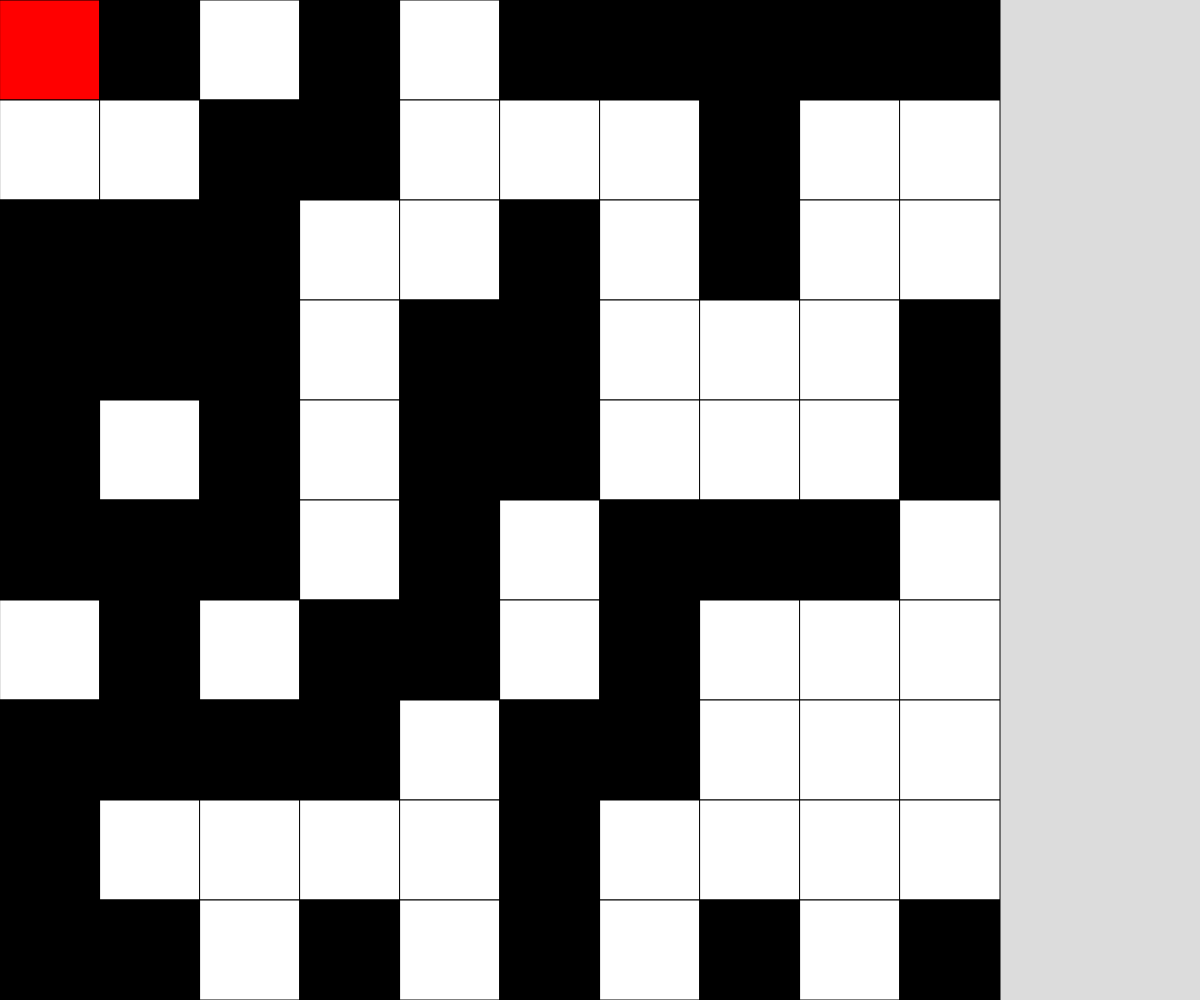
Frame 1 (no input)
Frame 60 (no input): identical to frame 1, image omitted
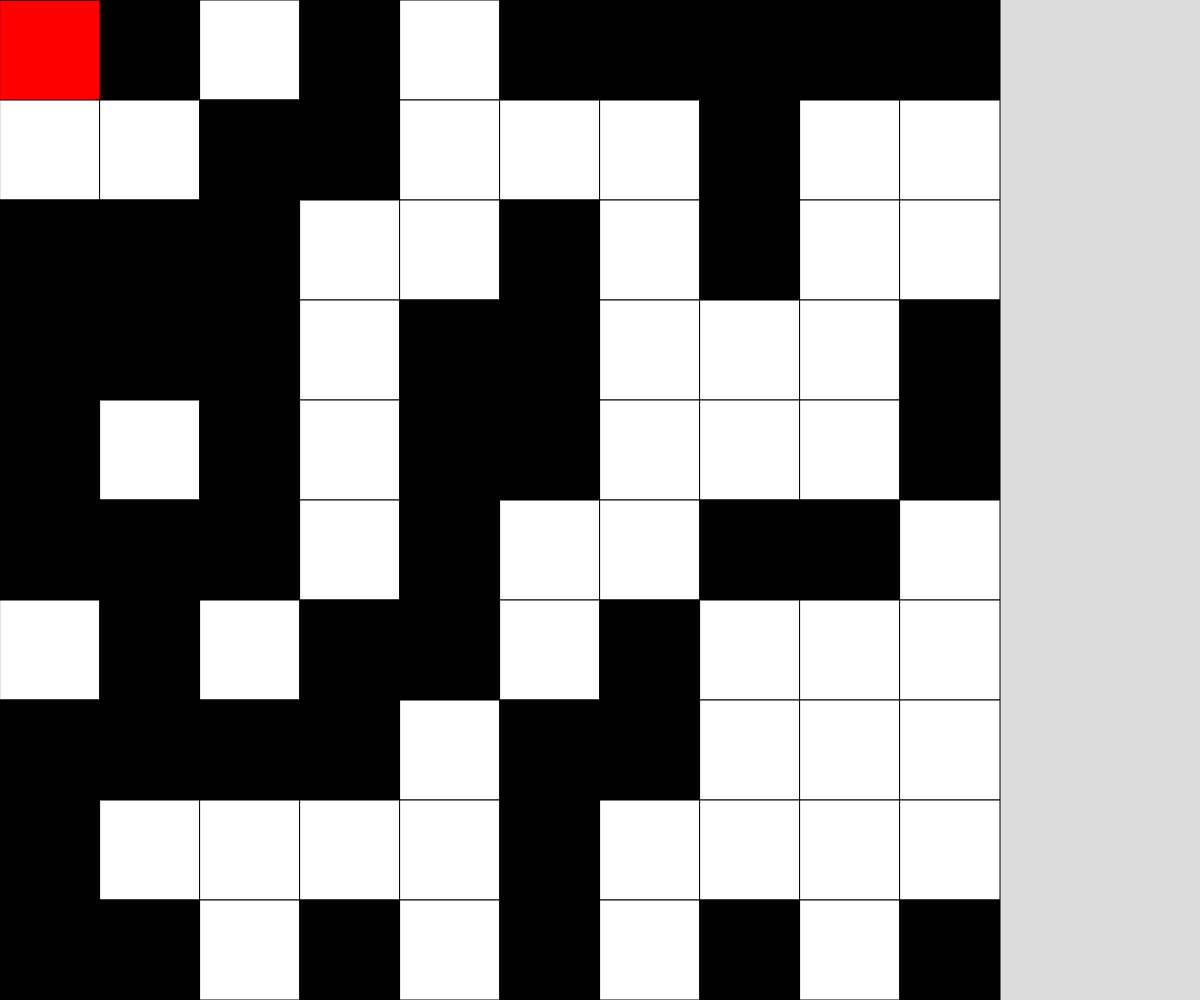
Frame 120 (the mouse pressed at the canvas centre since frame 60)

The p5.js sketch that drew these frames (run headless with seeded random() and noise() and a simulated clock; from frame 60 on, the mouse is pressed at the canvas centre):

// p5.js sketch
// ── sketch.js
// Project Title
// Your Name
// Date
//
// Extra for Experts:
// - describe what you did to take this project "above and beyond"

let grid;

const ROWS = 10;
const COLS = 10;
let characterX = 0;
let characterY = 0;
let cellSize;

function setup() {
  createCanvas(windowWidth, windowHeight);
  grid = createRandomGrid(ROWS, COLS);
  grid[characterY][characterX] = 9;

  if (width < height) {
    cellSize = width/ROWS;
  }
  else {
    cellSize = height/ROWS;
  }
}

function draw() {
  background(220);
  displayGrid();
}

function keyTyped() {
  if (key === "r") {
    grid = createRandomGrid(ROWS, COLS);
  }
  if (key==="s") {
    moveCharacter(0,1);
  }
  if (key==="w") {
    moveCharacter(0,-1);
  }
  if (key==="d") {
    moveCharacter(1,0);
  }
  if (key==="a") {
    moveCharacter(-1,0);
  }
}

function moveCharacter(x,y) {
  if (characterX + x >= 0 && characterX + x < COLS && characterY + y >=0 && characterY + y < ROWS){
    let tempX = characterX;
    let tempY = characterY;

    characterX += x;
    characterY +=y;

    grid[characterY][characterX] = 9;
    grid[tempY][tempX] =0;
  }
}

function mousePressed() {
  let x = Math.floor(mouseX/cellSize);
  let y = Math.floor(mouseY/cellSize);

  if (grid[y][x] === 0) {
    grid[y][x] = 1;
  }

  else if (grid[y][x] === 1) {
    grid[y][x] = 0;
  }
}

function displayGrid() {
  for (let y = 0; y < ROWS; y++) {
    for (let x = 0; x < COLS; x++) {
      if (grid[y][x] === 1) {
        fill("black");
      }
      else if (grid[y][x] === 0) {
        fill("white");
      }
      else if(grid[y][x]===9) {
        fill("red");
      }
      rect(x * cellSize, y * cellSize, cellSize, cellSize);
    }
  }
}

function createRandomGrid(ROWS, COLS) {
  let newGrid = [];
  for (let y = 0; y < ROWS; y++) {
    newGrid.push([]);
    for (let x = 0; x < COLS; x++) {
      if (random(100) < 50) {
        newGrid[y].push(1);
      }
      else {
        newGrid[y].push(0);
      }
    }
  }
  return newGrid;
}
